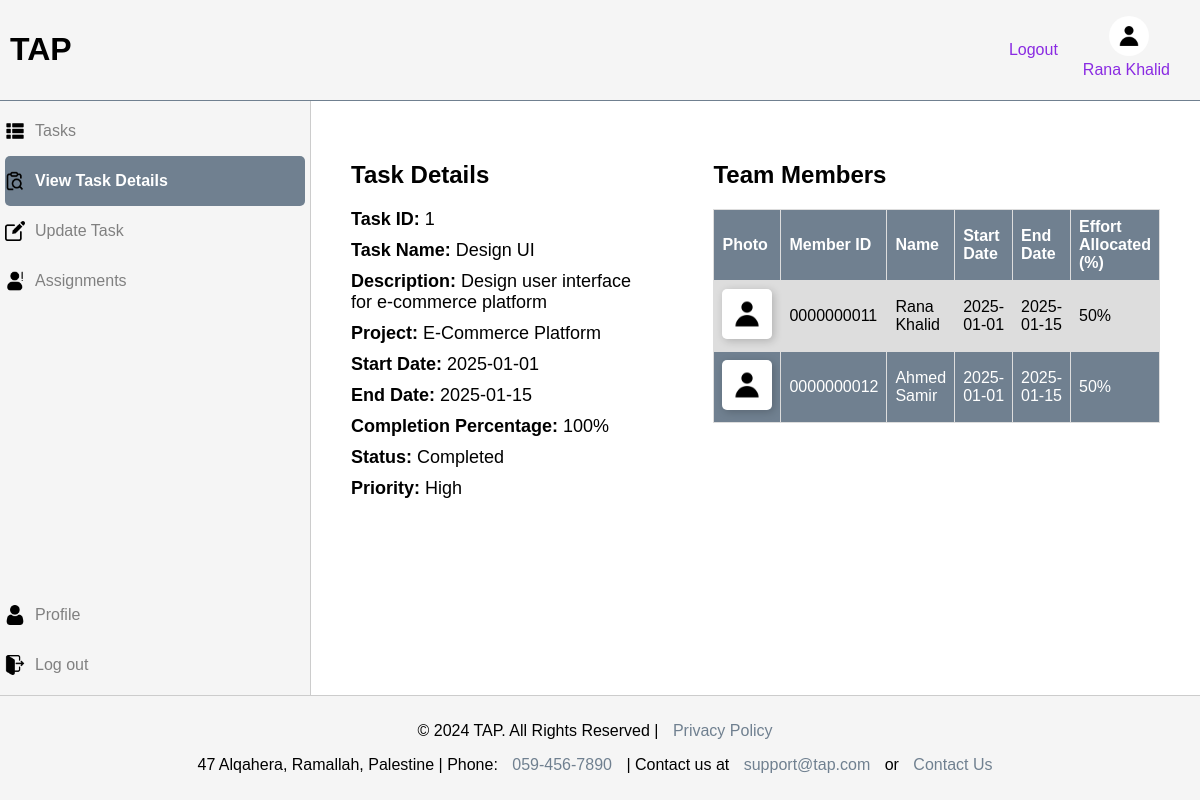
The app's page /task_details.php?tid=1 (signed in) with its own data.
### tables this page shows
CREATE TABLE `task` (
  `id` int NOT NULL,
  `name` mediumtext NOT NULL,
  `description` mediumtext NOT NULL,
  `project_id` char(10) NOT NULL,
  `start_date` date NOT NULL,
  `end_date` date NOT NULL,
  `effort` decimal(10,0) NOT NULL,
  `status` enum('Pending','In Progress','Completed') NOT NULL DEFAULT 'Pending',
  `priority` enum('Low','Medium','High') NOT NULL,
  `progress` decimal(10,0) NOT NULL DEFAULT '0'
);

CREATE TABLE `project` (
  `id` char(10) NOT NULL,
  `title` mediumtext NOT NULL,
  `description` mediumtext NOT NULL,
  `customer` mediumtext NOT NULL,
  `budget` decimal(10,0) NOT NULL,
  `start_date` date NOT NULL,
  `end_date` date NOT NULL,
  `manager` int DEFAULT NULL,
  `team_leader` int DEFAULT NULL
);

CREATE TABLE `user_task` (
  `user_id` int NOT NULL,
  `task_id` int NOT NULL,
  `role` enum('Developer','Tester','Analyst','Designer') NOT NULL,
  `contribution` decimal(10,0) NOT NULL,
  `accepted` tinyint(1) NOT NULL,
  `start_date` date NOT NULL,
  `end_date` date DEFAULT NULL
);

CREATE TABLE `user` (
  `id` int NOT NULL,
  `name` mediumtext NOT NULL,
  `dob` date NOT NULL,
  `email` mediumtext NOT NULL,
  `phone` char(10) NOT NULL,
  `role` enum('Manager','Project Leader','Team Member') NOT NULL DEFAULT 'Team Member',
  `qualification` mediumtext NOT NULL,
  `username` char(13) NOT NULL,
  `password` mediumtext NOT NULL,
  `image` varchar(30) NOT NULL DEFAULT 'user_profile.jpg',
  `ssn` mediumtext NOT NULL
);

### db.inc.php (called while the page is built, shortened)
<?php
$db = new DatabaseHelper();
class DatabaseHelper
{
    private $pdo;
    private function connect()
    {
        try {
            $this->pdo = new PDO(DBCONNSTRING, DBUSER, DBPASS);
        } catch (PDOException $e) {
            die("Database connection failed: " . $e->getMessage());
        }
    }
    public function query($sql, $params = []): bool|PDOStatement
    {
        $stmt = $this->pdo->prepare($sql);
        $stmt->execute($params);
        return $stmt;
    }
    public function fetchOne($sql, $params = [])
    {
        return $this->query($sql, $params)->fetch();
    }
    public function fetchAll($sql, $params = [])
    {
        return $this->query($sql, $params)->fetchAll();
    }
}
?>

### models/Task.php (called while the page is built, shortened)
<?php
class Task
{
    private ?int $id;
    private string $name;
    private string $description;
    private string $project_id;
    private string $start_date;
    private string $end_date;
    private string $status;
    private string $priority;
    private float $progress;
    public function __construct(
        ?int $id,
        string $name,
        string $description,
        string $project_id,
        string $start_date,
        string $end_date,
        float $effort,
        string $status,
        string $priority,
        float $progress
    ) {
        $this->id = $id;
        $this->name = $name;
        $this->description = $description;
        $this->project_id = $project_id;
        $this->start_date = $start_date;
        $this->end_date = $end_date;
        $this->status = $status;
        $this->priority = $priority;
        $this->progress = $progress;
    }
    public function getId(): ?int
    {
        return $this->id;
    }
    public function getName(): string
    {
        return $this->name;
    }
    public function getDescription(): string
    {
        return $this->description;
    }
    public function getProjectId(): string
    {
        return $this->project_id;
    }
    public function getStartDate(): string
    {
        return $this->start_date;
    }
    public function getEndDate(): string
    {
        return $this->end_date;
    }
    public function getStatus(): string
    {
        return $this->status;
    }
    public function getPriority(): string
    {
        return $this->priority;
    }
    public function getProgress(): float
    {
        return $this->progress;
    }
    public static function fromArray(array $data): Task
    {
        return new Task(
            isset($data['id']) ? (int) $data['id'] : null,
            $data['name'],
            $data['description'],
            $data['project_id'],
            $data['start_date'],
            $data['end_date'],
            (float) $data['effort'],
            $data['status'],
            $data['priority'],
            (float) $data['progress']
        );
    }
    public static function findById(DatabaseHelper $databaseHelper, string $id)
    {
        $task = $databaseHelper->fetchOne("SELECT * FROM `task` WHERE `id` = :id", ['id' => $id]);
        return $task ? self::fromArray($task) : null;
    }
}

### models/Project.php (called while the page is built, shortened)
<?php
class Project
{
    private string $title;
    public function __construct(
        string $id,
        string $title,
        string $description,
        string $customer,
        float $budget,
        string $start_date,
        string $end_date,
        ?string $manager = null,
        ?string $team_leader = null
    ) {
        $this->title = $title;
    }
    public function getTitle(): string
    {
        return $this->title;
    }
    public static function fromArray(array $data): Project
    {
        return new Project(
            $data['id'],
            $data['title'],
            $data['description'],
            $data['customer'],
            (float) $data['budget'],
            $data['start_date'],
            $data['end_date'],
            $data['manager'] ?? null,
            $data['team_leader'] ?? null
        );
    }
    public static function findById(DatabaseHelper $databaseHelper, string $id): ?Project
    {
        $db_project = $databaseHelper->fetchOne("SELECT * FROM `project` WHERE `id` = :id", ['id' => $id]);
        if ($db_project) {
            return self::fromArray($db_project);
        }
        return null;
    }
}
?>

### models/User.php (called while the page is built, shortened)
<?php
class User
{
    private ?int $id;
    private string $name;
    private string $image;
    public function __construct(?int $id, $ssn, $name, $dob, $email, $phone, $role, $qualification, $username, $password, $image = 'user_profile.jpg')
    {
        $this->id = $id;
        $this->name = $name;
        $this->image = $image;
    }
    public function getId(): ?string
    {
        return str_pad($this->id, 10, '0', STR_PAD_LEFT);
    }
    public function getName(): string
    {
        return $this->name;
    }
    public function getImage(): string
    {
        return $this->image;
    }
    public static function fromArray(array $data): User
    {
        return new User(
            isset($data['id']) ? (int) $data['id'] : null,
            $data['ssn'],
            $data['name'],
            $data['dob'],
            $data['email'],
            $data['phone'],
            $data['role'],
            $data['qualification'],
            $data['username'],
            $data['password'],
            $data['image'] ?? 'user_profile.jpg'
        );
    }
}
?>

### task_details.php (the view, shortened to what this page needs)
<?php
require "./db.inc.php";
require "./models/User.php";
require "./models/Project.php";
require "./models/Task.php";
if (isset($_GET["tid"])) {
    $task = Task::findById($db, $_GET["tid"]);
} else {
    header("Location: tasks.php");
}
?>
<!DOCTYPE html>
<html lang="en">
<head>
    <link rel="stylesheet" href="./assets/css/main.css">
    <link rel="stylesheet" href="./assets/css/task_details.css">
    <link rel="stylesheet" href="./assets/css/tables.css">
</head>
<body>
    <?php require_once "./layout/header.php" ?>
    <div class="container">
        <?php require_once "./layout/side_nav.php" ?>
        <main>
            <?php if ($user instanceof User && $task instanceof Task) { ?>
                <section class="details-container">
                    <div class="area">
                        <h2>Task Details</h2>
                        <div>
                            <span>Task ID:</span> <?php echo $task->getId() ?>
                        </div>
                        <div>
                            <span>Task Name:</span> <?php echo $task->getName() ?>
                        </div>
                        <div>
                            <span>Description:</span> <?php echo $task->getDescription() ?>
                        </div>
                        <div>
                            <span>Project:</span>
                            <?php
                            $project = Project::findById($db, $task->getProjectId());
                            if (!$project) {
                                echo "Unknown";
                            } else {
                                echo $project->getTitle();
                            }
                            ?>
                        </div>
                        <div>
                            <span>Start Date:</span> <?php echo $task->getStartDate() ?>
                        </div>
                        <div>
                            <span>End Date:</span> <?php echo $task->getEndDate() ?>
                        </div>
                        <div>
                            <span>Completion Percentage:</span> <?php echo $task->getProgress() ?>%
                        </div>
                        <div>
                            <span>Status:</span> <?php
                            if ($task->getStatus() == "In Progress") {
                                echo "<span class=\"highlight\">In Progress</span>";
                            } else {
                                echo $task->getStatus();
                            }
                            ?>
                        </div>
                        <div>
                            <span>Priority:</span> <?php echo $task->getPriority() ?>
                        </div>
                    </div>
                    <div class="area">
                        <?php
                        $members = $db->fetchAll("SELECT u.*, ut.start_date, ut.end_date, ut.contribution FROM user u, user_task ut WHERE u.id = ut.user_id AND ut.task_id = ?", [$task->getId()]);
                        ?>
                        <h2>Team Members</h2>
                        <table>
                            <tr>
                                <th>Photo</th>
                                <th>Member ID</th>
                                <th>Name</th>
                                <th>Start Date</th>
                                <th>End Date</th>
                                <th>Effort Allocated (%)</th>
                            </tr>
                            <?php foreach ($members as $db_member) {
                                $member = User::fromArray($db_member);
                                ?>
                                <tr>
                                    <td><img src="./assets/images/profile_images/<?php echo $member->getImage() ?>"
                                            alt="<?php echo $member->getName() ?>" class="team-member-photo"></td>
                                    <td><?php echo $member->getId() ?></td>
                                    <td><?php echo $member->getName() ?></td>
                                    <td><?php echo $db_member["start_date"] ?></td>
                                    <td><?php
                                    if (!empty($db_member["end_date"])) {
                                        echo $db_member["end_date"];
                                    } else {
                                        echo "<span class=\"highlight\">In Progress</span>";
                                    }
                                    ?></td>
                                    <td><?php echo ((float) $db_member["contribution"]) ?>%</td>
                                </tr>
                            <?php } ?>
                        </table>
                    </div>
                </section>
            <?php } ?>
        </main>
    </div>
    <?php require_once "./layout/footer.php" ?>
</body>
</html>

### assets/css/main.css (style rules this page uses)
body { margin: 0; padding: 0; height: 100vh; font-family: Arial, sans-serif; display: flex; flex-direction: column; }
.container { display: flex; flex: 1 1 0; }
main { flex: 1 1 0; padding: 20px; background-color: white; }

### assets/css/task_details.css (style rules this page uses)
.details-container { display: flex; gap: 20px; }
.area { flex: 1; padding: 20px; }
.area div { margin-bottom: 10px; font-size: large; }
.area span { font-weight: bold; margin-bottom: 5px; }
.team-member-photo { width: 50px; height: 50px; border-radius: 5px; box-shadow: 2px 2px 8px rgba(0, 0, 0, 0.2); }

### assets/css/tables.css (style rules this page uses)
table { width: 100%; border-collapse: collapse; }
th, td { padding: 8px; text-align: left; border: 1px solid #ddd; }
tr:nth-child(odd) { background-color: slategray; color: white; }
tr:nth-child(even) { background-color: #ddd; }

### records on screen
task: id "1", name "Design UI", description "Design user interface for e-commerce platform", start_date "2025-01-01", end_date "2025-01-15", progress "100", status "Completed", priority "High"
project: title "E-Commerce Platform"
user_task: user.image (picture), user "0000000011", user.name "Rana Khalid", start_date "2025-01-01", end_date "2025-01-15", contribution "50"
user_task: user.image (picture), user "0000000012", user.name "Ahmed Samir", start_date "2025-01-01", end_date "2025-01-15", contribution "50"

### other values on screen
$user->getName() "Rana Khalid"
